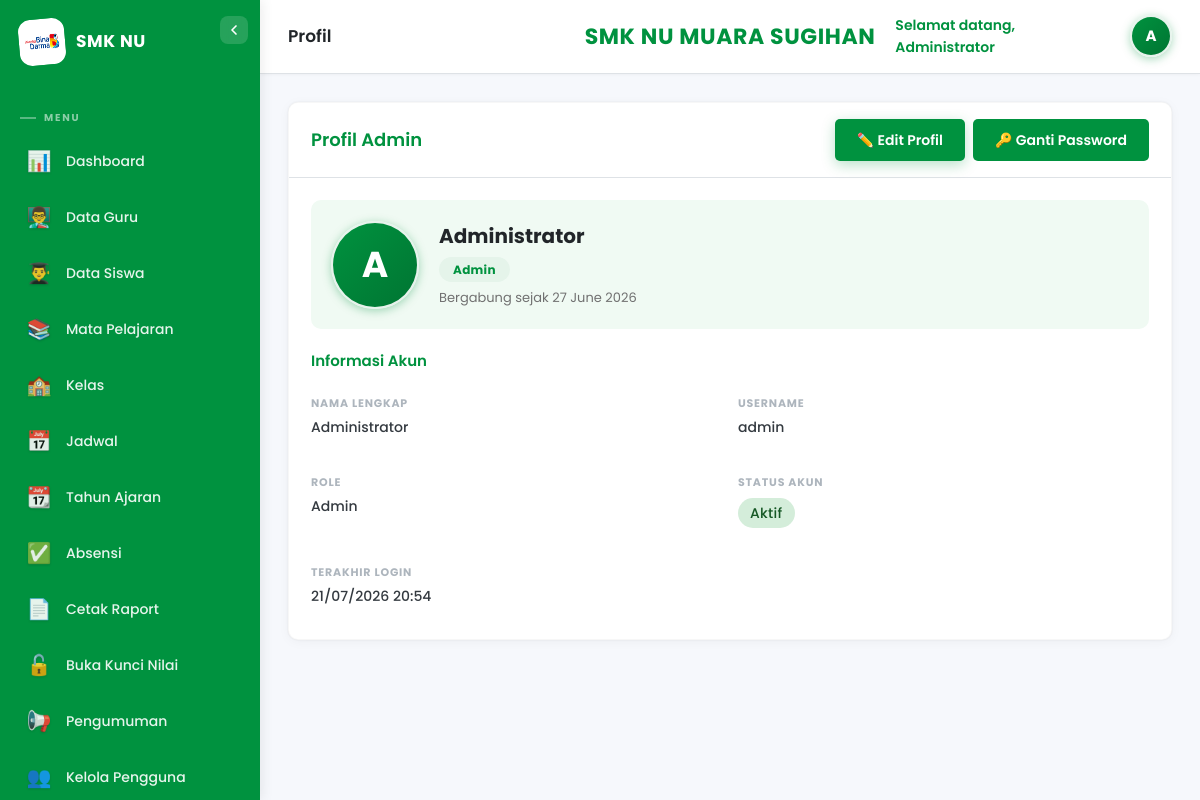
Page /public/index.php?page=profil (signed in) on the earlier database version.
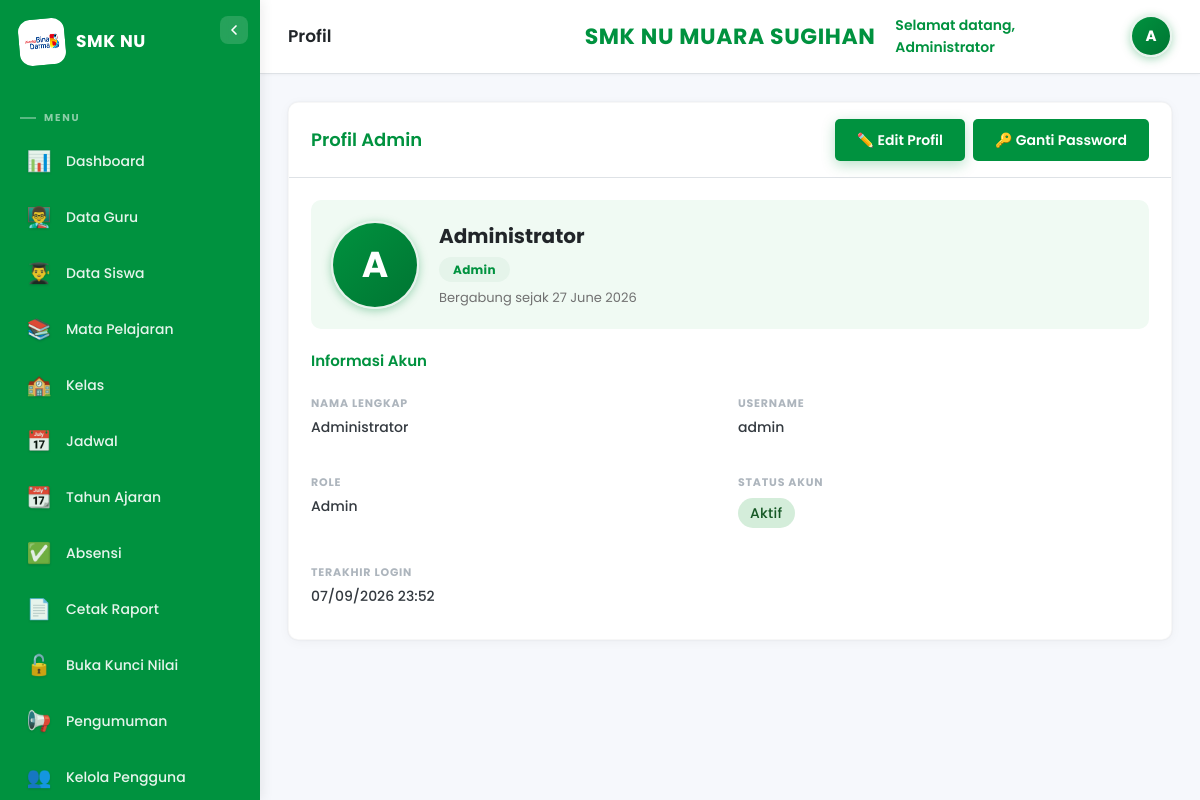
Same page on the later database version.
### tables this page shows
CREATE TABLE `users` (
  `id` int NOT NULL,
  `username` varchar(50) NOT NULL,
  `password` varchar(255) NOT NULL,
  `nama` varchar(100) NOT NULL,
  `role` enum('admin','guru','siswa','kepala_sekolah') NOT NULL DEFAULT 'siswa',
  `foto` varchar(255) DEFAULT NULL,
  `status` enum('aktif','nonaktif') DEFAULT 'aktif',
  `last_login` datetime DEFAULT NULL,
  `created_at` timestamp NOT NULL DEFAULT CURRENT_TIMESTAMP,
  `updated_at` timestamp NOT NULL DEFAULT CURRENT_TIMESTAMP ON UPDATE CURRENT_TIMESTAMP
);

### config/app.php (called while the page is built, shortened)
<?php
function base_url($path='') {
    $script = $_SERVER['SCRIPT_NAME'];
    $base = rtrim(dirname($script), '/');
    return $base.'/'.$path;
}

### views/admin/profil/index.php (the view, shortened to what this page needs)
<div class="card">
    <div class="card-header">
        <h3>Profil Admin</h3>
        <div style="display:flex;gap:8px;">
            <a href="<?= base_url('index.php?page=profil&action=edit') ?>" class="btn btn-primary">✏️ Edit Profil</a>
            <a href="<?= base_url('index.php?page=profil&action=password') ?>" class="btn btn-success">🔑 Ganti Password</a>
        </div>
    </div>
    <div class="card-body">
        <div style="display:flex;align-items:center;gap:20px;padding:20px;background:var(--primary-soft);border-radius:var(--radius);margin-bottom:20px;">
            <div class="profile-avatar" style="width:88px;height:88px;font-size:36px;"><?= strtoupper(substr($profil['nama'],0,1)) ?></div>
            <div>
                <h3 style="font-size:20px;color:var(--gray-800);font-weight:700;margin-bottom:4px;"><?= htmlspecialchars($profil['nama']) ?></h3>
                <span class="role-badge"><?= ucfirst($profil['role']) ?></span>
                <p style="color:var(--gray-500);font-size:13px;margin-top:6px;">Bergabung sejak <?= $profil['created_at']?date('d F Y', strtotime($profil['created_at'])):'-' ?></p>
            </div>
        </div>
        <h4 style="color:var(--primary);font-size:15px;font-weight:600;margin-bottom:12px;">Informasi Akun</h4>
        <div class="detail-grid">
            <div class="detail-item"><label>Nama Lengkap</label><span><?= htmlspecialchars($profil['nama']) ?></span></div>
            <div class="detail-item"><label>Username</label><span><?= htmlspecialchars($profil['username']) ?></span></div>
            <div class="detail-item"><label>Role</label><span><?= ucfirst($profil['role']) ?></span></div>
            <div class="detail-item"><label>Status Akun</label><span><span class="badge <?= $profil['status'] ?>"><?= ucfirst($profil['status']) ?></span></span></div>
            <div class="detail-item"><label>Terakhir Login</label><span><?= $profil['last_login']?date('d/m/Y H:i',strtotime($profil['last_login'])):'-' ?></span></div>
        </div>
    </div>
</div>
<?php $content=ob_get_clean(); require VIEW_PATH.'/layouts/admin.php'; ?>

Differences in the rows shown:
changed users "Administrator": last_login "21/07/2026 20:54" → "07/09/2026 23:52"
